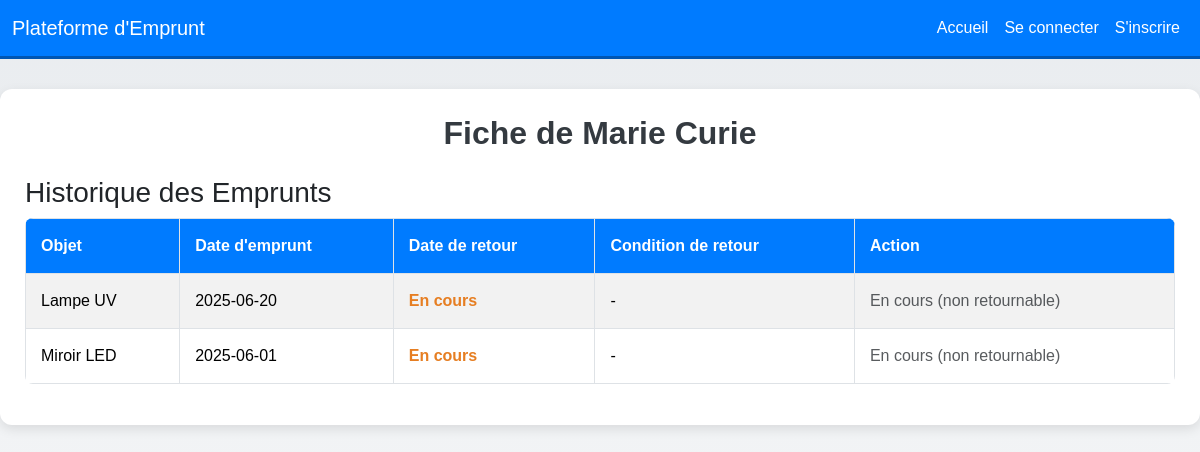
Page /pages/fiche_membre.php?id_membre=2 on the committed database.
### tables this page shows
CREATE TABLE final_project_membre (
    id_membre INT PRIMARY KEY AUTO_INCREMENT,
    nom VARCHAR(100) NOT NULL,
    date_naissance DATE,
    genre ENUM('M', 'F', 'Autre') NOT NULL,
    email VARCHAR(100) UNIQUE NOT NULL,
    ville VARCHAR(100),
    mdp VARCHAR(255) NOT NULL,
    image_profil VARCHAR(255)
);

CREATE TABLE final_project_emprunt (
    id_emprunt INT PRIMARY KEY AUTO_INCREMENT,
    id_objet INT,
    id_membre INT,
    date_emprunt DATE NOT NULL,
    date_retour DATE,
    FOREIGN KEY (id_objet) REFERENCES final_project_objet(id_objet),
    FOREIGN KEY (id_membre) REFERENCES final_project_membre(id_membre)
);

CREATE TABLE final_project_objet (
    id_objet INT PRIMARY KEY AUTO_INCREMENT,
    nom_objet VARCHAR(100) NOT NULL,
    id_categorie INT,
    id_membre INT,
    FOREIGN KEY (id_categorie) REFERENCES final_project_categorie_objet(id_categorie),
    FOREIGN KEY (id_membre) REFERENCES final_project_membre(id_membre)
);

### pages/fiche_membre.php (the view, shortened to what this page needs)
<?php
$conn = dbconnect();
$id_membre = mysqli_real_escape_string($conn, $_GET['id_membre']);
$sql_membre = "SELECT nom FROM final_project_membre WHERE id_membre = '$id_membre'";
$result_membre = mysqli_query($conn, $sql_membre);
$membre = mysqli_fetch_assoc($result_membre);
$nom_membre = $membre['nom'];
$sql_emprunts = "SELECT e.id_emprunt, o.nom_objet, e.date_emprunt, e.date_retour, e.condition_retour, e.id_membre
                 FROM final_project_emprunt e
                 JOIN final_project_objet o ON e.id_objet = o.id_objet
                 WHERE e.id_membre = '$id_membre'
                 ORDER BY e.date_emprunt DESC";
$result_emprunts = mysqli_query($conn, $sql_emprunts);
$emprunts = [];
if ($result_emprunts && mysqli_num_rows($result_emprunts) > 0) {
    while ($row = mysqli_fetch_assoc($result_emprunts)) {
        $emprunts[] = $row;
    }
}
$logged_in_membre = null;
$is_owner = $logged_in_membre && $logged_in_membre['id_membre'] == $id_membre;
?>
<!DOCTYPE html>
<html lang="fr">
<head>
    <link href="../../bootstrap/css/bootstrap.min.css" rel="stylesheet">
</head>
<body>
    <nav class="navbar navbar-expand-lg">
        <div class="container-fluid">
            <a class="navbar-brand" href="accueil.php">Plateforme d'Emprunt</a>
            <div class="collapse navbar-collapse" id="navbarNav">
                <ul class="navbar-nav ms-auto">
                    <li class="nav-item">
                        <a class="nav-link" href="accueil.php">Accueil</a>
                    </li>
                    <?php if (isset($_SESSION['email'])): ?>
                        <li class="nav-item">
                            <a class="nav-link" href="fiche_membre.php?id_membre=<?php echo htmlspecialchars($logged_in_membre['id_membre']); ?>">Ma Fiche</a>
                        </li>
                        <li class="nav-item">
                            <a class="nav-link" href="total_objet.php">Statistiques de objets</a>
                        </li>
                        <li class="nav-item">
                            <a class="nav-link" href="../traitement/traitement_logout.php">Se deconnecter</a>
                        </li>
                    <?php else: ?>
                        <li class="nav-item">
                            <a class="nav-link" href="login.php">Se connecter</a>
                        </li>
                        <li class="nav-item">
                            <a class="nav-link" href="inscription.php">S'inscrire</a>
                        </li>
                    <?php endif; ?>
                </ul>
            </div>
        </div>
    </nav>
    <div class="container">
        <h2 class="text-center">Fiche de <?php echo htmlspecialchars($nom_membre); ?></h2>
        <h3 class="mt-4">Historique des Emprunts</h3>
        <div class="table-responsive">
            <table class="table table-striped table-bordered table-hover">
                <thead>
                    <tr>
                        <th>Objet</th>
                        <th>Date d'emprunt</th>
                        <th>Date de retour</th>
                        <th>Condition de retour</th>
                        <th>Action</th>
                    </tr>
                </thead>
                <tbody>
                    <?php if (empty($emprunts)): ?>
                        <tr><td colspan="5" class="text-center">Aucun emprunt trouve.</td></tr>
                    <?php else: ?>
                        <?php foreach ($emprunts as $emprunt): ?>
                            <tr>
                                <td><?php echo htmlspecialchars($emprunt['nom_objet']); ?></td>
                                <td><?php echo htmlspecialchars($emprunt['date_emprunt']); ?></td>
                                <td>
                                    <?php echo $emprunt['date_retour'] ? htmlspecialchars($emprunt['date_retour']) : '<span class="status-en-cours">En cours</span>'; ?>
                                </td>
                                <td>
                                    <?php echo $emprunt['condition_retour'] ? htmlspecialchars($emprunt['condition_retour']) : '-'; ?>
                                </td>
                                <td>
                                    <?php if (!$emprunt['date_retour'] && $is_owner): ?>
                                        <form action="../traitement/traitement_emprunt.php" method="POST" class="d-inline">
                                            <input type="hidden" name="action" value="retourner">
                                            <input type="hidden" name="id_emprunt" value="<?php echo htmlspecialchars($emprunt['id_emprunt']); ?>">
                                            <select name="condition" class="form-select form-select-sm d-inline-block w-auto" required>
                                                <option value="">Choisir...</option>
                                                <option value="ok">Ok</option>
                                                <option value="abime">Abime</option>
                                            </select>
                                            <button type="submit" class="btn btn-success btn-sm">Retourner</button>
                                        </form>
                                    <?php elseif (!$emprunt['date_retour']): ?>
                                        <span class="text-muted">En cours (non retournable)</span>
                                    <?php else: ?>
                                        <span class="status-retourne">Retourne</span>
                                    <?php endif; ?>
                                </td>
                            </tr>
                        <?php endforeach; ?>
                    <?php endif; ?>
                </tbody>
            </table>
        </div>
    </div>
</body>
</html>

### pages/fiche_membre.php (style rules this page uses)
body { background: linear-gradient(to bottom, #e9ecef, #f8f9fa); min-height: 100vh; font-family: 'Arial', sans-serif; }
.container { max-width: 1200px; margin-top: 30px; background: #ffffff; border-radius: 12px; box-shadow: 0 4px 12px rgba(0, 0, 0, 0.1); padding: 25px; }
.navbar { background: #007bff; border-bottom: 3px solid #0056b3; }
.navbar-brand, .nav-link { color: #ffffff !important; font-weight: 500; }
h2 { color: #343a40; font-weight: 700; margin-bottom: 20px; }
.table { border-radius: 8px; overflow: hidden; }
.table th { background-color: #007bff; color: #ffffff; font-weight: 600; }
.table td, .table th { vertical-align: middle; padding: 15px; }
.status-en-cours { color: #e67e22; font-weight: bold; }

### rows in the picture
final_project_membre: nom "Marie Curie"
final_project_emprunt: id_objet.nom_objet "Lampe UV", date_emprunt "2025-06-20", shows "En cours", shows "En cours (non retournable)"
final_project_emprunt: id_objet.nom_objet "Miroir LED", date_emprunt "2025-06-01", shows "En cours", shows "En cours (non retournable)"
